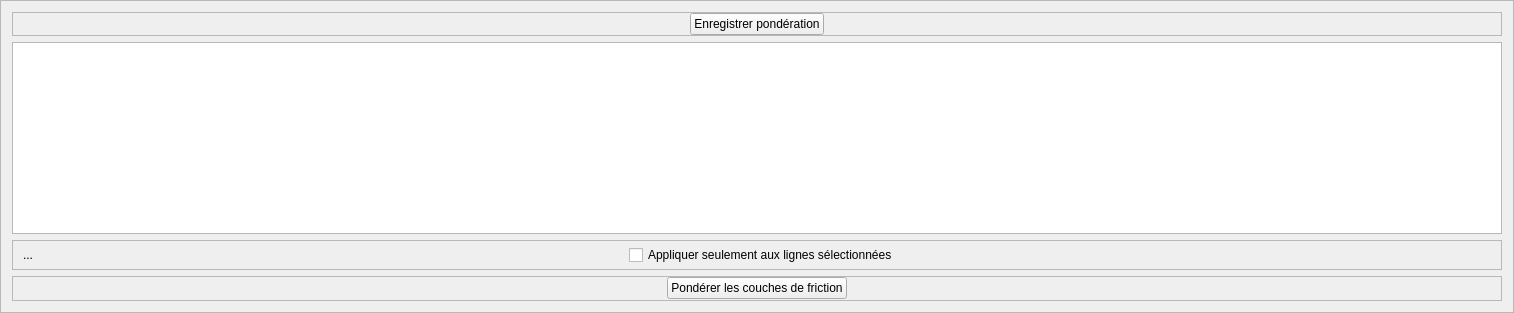
                   <widget class="QFrame" name="frame_17">
                    <property name="frameShape">
                     <enum>QFrame::StyledPanel</enum>
                    </property>
                    <property name="frameShadow">
                     <enum>QFrame::Raised</enum>
                    </property>
                    <layout class="QVBoxLayout" name="verticalLayout_13">
                     <item>
                      <widget class="QFrame" name="frame_32">
                       <property name="frameShape">
                        <enum>QFrame::StyledPanel</enum>
                       </property>
                       <property name="frameShadow">
                        <enum>QFrame::Raised</enum>
                       </property>
                       <layout class="QHBoxLayout" name="horizontalLayout_18">
                        <property name="spacing">
                         <number>0</number>
                        </property>
                        <property name="leftMargin">
                         <number>0</number>
                        </property>
                        <property name="topMargin">
                         <number>0</number>
                        </property>
                        <property name="rightMargin">
                         <number>0</number>
                        </property>
                        <property name="bottomMargin">
                         <number>0</number>
                        </property>
                        <item>
                         <widget class="QPushButton" name="pondAdd">
                          <property name="sizePolicy">
                           <sizepolicy hsizetype="Fixed" vsizetype="Fixed">
                            <horstretch>0</horstretch>
                            <verstretch>0</verstretch>
                           </sizepolicy>
                          </property>
                          <property name="text">
                           <string>Enregistrer pondération</string>
                          </property>
                          <property name="icon">
                           <iconset>
                            <normaloff>:/plugins/eco_cont/icons/mActionFileSave.svg</normaloff>:/plugins/eco_cont/icons/mActionFileSave.svg</iconset>
                          </property>
                         </widget>
                        </item>
                       </layout>
                      </widget>
                     </item>
                     <item>
                      <widget class="QTableView" name="ponderationView">
                       <property name="minimumSize">
                        <size>
                         <width>300</width>
                         <height>100</height>
                        </size>
                       </property>
                       <property name="editTriggers">
                        <set>QAbstractItemView::NoEditTriggers</set>
                       </property>
                       <property name="dragEnabled">
                        <bool>false</bool>
                       </property>
                       <property name="alternatingRowColors">
                        <bool>true</bool>
                       </property>
                       <property name="selectionBehavior">
                        <enum>QAbstractItemView::SelectRows</enum>
                       </property>
                       <property name="sortingEnabled">
                        <bool>true</bool>
                       </property>
                      </widget>
                     </item>
                     <item>
                      <widget class="QFrame" name="frame_33">
                       <property name="frameShape">
                        <enum>QFrame::StyledPanel</enum>
                       </property>
                       <property name="frameShadow">
                        <enum>QFrame::Raised</enum>
                       </property>
                       <layout class="QHBoxLayout" name="horizontalLayout_19">
                        <property name="leftMargin">
                         <number>3</number>
                        </property>
                        <property name="topMargin">
                         <number>0</number>
                        </property>
                        <property name="rightMargin">
                         <number>3</number>
                        </property>
                        <property name="bottomMargin">
                         <number>0</number>
                        </property>
                        <item>
                         <widget class="QToolButton" name="pondRemove">
                          <property name="toolTip">
                           <string>Supprimer les lignes sélectionnées</string>
                          </property>
                          <property name="text">
                           <string>...</string>
                          </property>
                          <property name="icon">
                           <iconset>
                            <normaloff>:/plugins/eco_cont/icons/mActionDeleteSelected.svg</normaloff>:/plugins/eco_cont/icons/mActionDeleteSelected.svg</iconset>
                          </property>
                          <property name="autoRaise">
                           <bool>true</bool>
                          </property>
                         </widget>
                        </item>
                        <item>
                         <spacer name="horizontalSpacer_23">
                          <property name="orientation">
                           <enum>Qt::Horizontal</enum>
                          </property>
                          <property name="sizeHint" stdset="0">
                           <size>
                            <width>568</width>
                            <height>28</height>
                           </size>
                          </property>
                         </spacer>
                        </item>
                        <item>
                         <spacer name="horizontalSpacer_14">
                          <property name="orientation">
                           <enum>Qt::Horizontal</enum>
                          </property>
                          <property name="sizeType">
                           <enum>QSizePolicy::Expanding</enum>
                          </property>
                          <property name="sizeHint" stdset="0">
                           <size>
                            <width>15</width>
                            <height>13</height>
                           </size>
                          </property>
                         </spacer>
                        </item>
                        <item>
                         <widget class="QCheckBox" name="pondRunOnlySelection">
                          <property name="sizePolicy">
                           <sizepolicy hsizetype="Preferred" vsizetype="Fixed">
                            <horstretch>0</horstretch>
                            <verstretch>0</verstretch>
                           </sizepolicy>
                          </property>
                          <property name="minimumSize">
                           <size>
                            <width>0</width>
                            <height>16</height>
                           </size>
                          </property>
                          <property name="text">
                           <string>Appliquer seulement aux lignes sélectionnées</string>
                          </property>
                         </widget>
                        </item>
                        <item>
                         <spacer name="horizontalSpacer_15">
                          <property name="orientation">
                           <enum>Qt::Horizontal</enum>
                          </property>
                          <property name="sizeHint" stdset="0">
                           <size>
                            <width>600</width>
                            <height>21</height>
                           </size>
                          </property>
                         </spacer>
                        </item>
                       </layout>
                      </widget>
                     </item>
                     <item>
                      <widget class="QFrame" name="frame_35">
                       <property name="sizePolicy">
                        <sizepolicy hsizetype="Expanding" vsizetype="Fixed">
                         <horstretch>0</horstretch>
                         <verstretch>0</verstretch>
                        </sizepolicy>
                       </property>
                       <property name="minimumSize">
                        <size>
                         <width>0</width>
                         <height>25</height>
                        </size>
                       </property>
                       <property name="frameShape">
                        <enum>QFrame::StyledPanel</enum>
                       </property>
                       <property name="frameShadow">
                        <enum>QFrame::Raised</enum>
                       </property>
                       <layout class="QHBoxLayout" name="horizontalLayout_21">
                        <property name="spacing">
                         <number>0</number>
                        </property>
                        <property name="leftMargin">
                         <number>0</number>
                        </property>
                        <property name="topMargin">
                         <number>0</number>
                        </property>
                        <property name="rightMargin">
                         <number>0</number>
                        </property>
                        <property name="bottomMargin">
                         <number>0</number>
                        </property>
                        <item>
                         <widget class="QPushButton" name="pondRun">
                          <property name="sizePolicy">
                           <sizepolicy hsizetype="Fixed" vsizetype="Fixed">
                            <horstretch>0</horstretch>
                            <verstretch>0</verstretch>
                           </sizepolicy>
                          </property>
                          <property name="text">
                           <string>Pondérer les couches de friction</string>
                          </property>
                          <property name="icon">
                           <iconset>
                            <normaloff>:/plugins/eco_cont/icons/play.svg</normaloff>:/plugins/eco_cont/icons/play.svg</iconset>
                          </property>
                         </widget>
                        </item>
                       </layout>
                      </widget>
                     </item>
                    </layout>
                   </widget>
